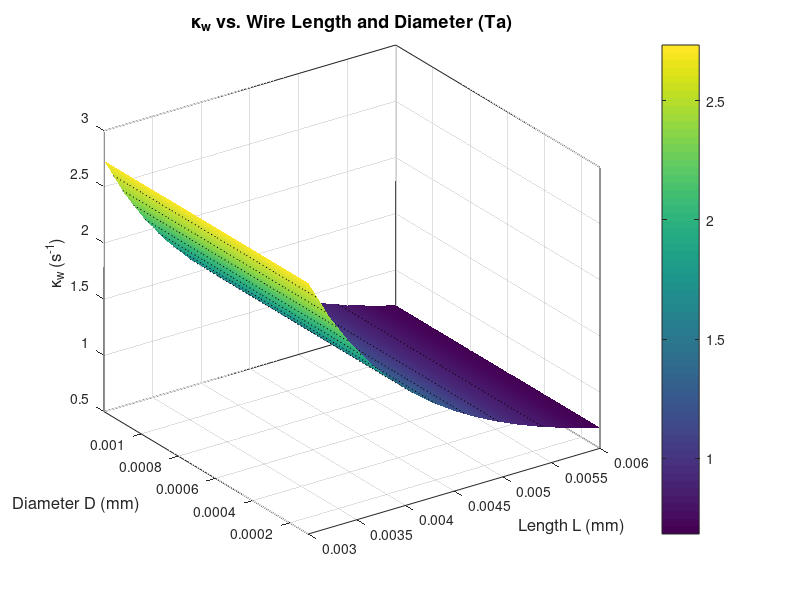
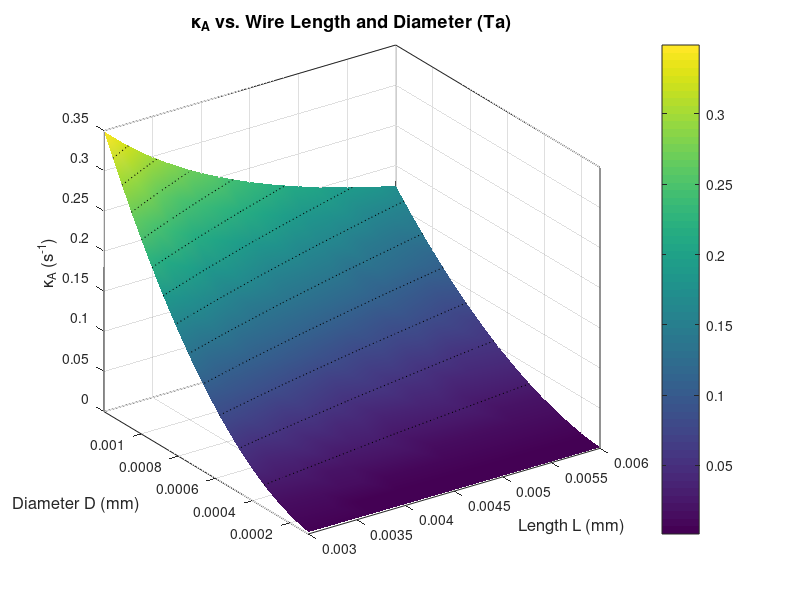

Write the MATLAB code that produced these figures, in order. (Note: this script raises an error after producing the figures.)
%% 9/9 - FIG 3 DERIVE (eq 8 visualization as fct of radius and length of wire; add radiative loss later) 
%9/11 - really just replication of doc's calculations, adjustable wire
%dimensions

molarheatcap_Ta = 25.36; %J/mol K 
atomicmass_Ta = 180.947; %g/mol
length_wire = 0.005; %m, original 0.005 
diameter_wire = 0.0006; %m, original 0.0006
area_wire = pi() * (diameter_wire/2)^2; %2.8 * 10^-7 m^2 

conduct_Ta = 57.5; %W/ m*K
conduct_wire = conduct_Ta * (area_wire/length_wire); %W/K, ~3.3 x 10^-3

density_Ta = 16.678; %g/cm^3
mass_wire = density_Ta * length_wire * area_wire * 10^6;
heatcap_wire = (mass_wire / atomicmass_Ta) * molarheatcap_Ta; 


kapp_w = conduct_wire/heatcap_wire;

%% 9/18 - 3D PLOT OF KAPP_W 

length_wireSPAN = linspace(3/1000, 6/1000, 15);    % wire length [m]
diameter_wireSPAN = linspace(0.1/1000,1.2/1000, 15); % wire diameter [m]
%diameter_wireSPAN = 0.0006;
[length_wireSPAN, diameter_wireSPAN] = meshgrid(length_wireSPAN, diameter_wireSPAN);
area_wireSPAN = pi*(diameter_wireSPAN/2).^2;                 % m^2 cross-sectional area

conduct_wireSPAN = conduct_Ta .* (area_wireSPAN ./ length_wireSPAN);                   % W/K
mass_wireSPAN  = density_Ta .* (length_wireSPAN .* area_wireSPAN) .* 1e6;            % g  (m^3 -> cm^3)
heatcap_wireSPAN = (mass_wireSPAN ./ atomicmass_Ta) .* molarheatcap_Ta; % J/K

% Inverse time constant
kapp_wSPAN = conduct_wireSPAN ./ heatcap_wireSPAN;                  % 1/s

% --- Plot ---
figure('Color','w');
surf(length_wireSPAN, diameter_wireSPAN, kapp_wSPAN);
shading interp; box on; grid on; hold on;
contour3(length_wireSPAN, diameter_wireSPAN, kapp_wSPAN, 12, 'k:', 'LineWidth', 0.8); % iso-kappa lines

xlabel('Length L (mm)', 'FontSize', 12);
ylabel('Diameter D (mm)', 'FontSize', 12);
zlabel('\kappa_w (s^{-1})', 'FontSize', 12);
title('\kappa_w vs. Wire Length and Diameter (Ta)', 'FontSize', 13);
colorbar; view(-35, 28);

% Optional: show Z on log scale if the L-range is wide
% set(gca,'ZScale','log');

% --- (Optional) sanity check: diameter-independence ---
% For any fixed L, kappa_w should be (numerically) constant vs D.
% rel_range = max(kappa_w) - min(kappa_w) along D, normalized by mean
% rr = max(range(kappa_w,1) ./ mean(kappa_w,1));
% fprintf('Max relative variation along D at fixed L: %.2e\n', rr);


%% 9/18 - KAPP_A

ni_radius = 0.005; %m
ni_thick = 0.0002; %m 
ni_density = 8.9 * 10^3; %kg / m^3
mass_crystal = pi() * ni_radius^2 * ni_thick * ni_density; %1.398 * 10^-4 kg
C_ni = 26.07; %J/mol K
atomicmass_Ni = 58.69; %g/mol
heatcap_crystal = C_ni * (mass_crystal*1000)/atomicmass_Ni; %0.0621 J/K

kapp_a = conduct_wire/heatcap_crystal; %0.052 s^-1

%% 9/18 3D PLOT OF KAPP_A
% Inverse time constant
kapp_ASPAN = conduct_wireSPAN ./ heatcap_crystal;                  % 1/s

% --- Plot ---
figure('Color','w');
surf(length_wireSPAN, diameter_wireSPAN, kapp_ASPAN);
shading interp; box on; grid on; hold on;
contour3(length_wireSPAN, diameter_wireSPAN, kapp_ASPAN, 12, 'k:', 'LineWidth', 0.8); % iso-kappa lines

xlabel('Length L (mm)', 'FontSize', 12);
ylabel('Diameter D (mm)', 'FontSize', 12);
zlabel('\kappa_A (s^{-1})', 'FontSize', 12);
title('\kappa_A vs. Wire Length and Diameter (Ta)', 'FontSize', 13);
colorbar; view(-35, 28);



%% SEPT04 RE-DERIVATION OF SECT 3, GIVES FIG 3 

R_gas = 8.314; % J/mol K
T_b = 80; %cooling block temp, K 
%kap_a = 0.049; % k / m_a * c_a, slow inverse time constant, s^-1 
kap_a = kapp_a; % SLOW INVERSE TIME CONSTANT CALCULATED FROM WIRE DIMENSIONS
kap_w = kapp_w; %kappa_w derived from dimensions as opposed to fit
%kap_w = 0.81; % k / m_w * c_w, fast inverse time constant, s^-1 GIVEN 




% GEOMETRY MOD, DISPLACING RHO = 1900 INDEPENDENT OF WIRE DIAMETER
rho_elec_Ta  = 2.2e-7;           % ohm * m (for Ta @ 300K) 1.38 
R     = rho_elec_Ta * length_wire / area_wire;  % ohm 
I_max = 40;                 
rho   = (I_max^2 * R) / heatcap_wire;    % K/s when input=1



%rho = 1900; % GIVEN 'effective wire resistivity for rapid heating, i_max^2 * R / m_w * c_w
fprintf('kappa_w / rho = %4e \n', kap_w/rho);

% time and input
t_on   = 2.0;            % s   heating pulse length
t_end  = 8.0;            % s   simulation horizon
I = @(t) (t < t_on);     % **scaled** current: 1 while on, 0 after


% ODE:  y(1)=T_w (wire), y(2)=T_a (adsorbent/crystal)
odefun = @(t,y) [ ...
    rho*I(t) - kap_w*(y(1) - y(2)) - kap_w*(y(1) - T_b) ;  % dT_w/dt
    kap_a*(y(1) - y(2))                                    % dT_a/dt
];

figure(2);
hold on;

y0 = [200; 200];                 % K  initial wire & crystal temps
opts = odeset('RelTol',1e-9,'AbsTol',1e-9);
[t,y] = ode45(odefun,[0 t_end],y0,opts);
T_w = y(:,1);
T_a = y(:,2);
tI  = linspace(0, t_end, 800);
ItI = arrayfun(I, tI); 
tiledlayout(3,1);  % 1) current, 2) T_wire, 3) T_crystal

% 1) current vs time
nexttile;
stairs(tI, ItI, 'LineWidth', 1.8);
ylim([-0.05 1.05]);
xlabel('time (s)'); ylabel('I(t) (scaled)');
title('Current command'); grid on;

nexttile;
plot(t,T_w,'LineWidth',1.8);
xlabel('time (s)'); ylabel('T_{wire} (K)');
title('T_{wire}(t)'); grid on;

nexttile;
plot(t,T_a,'LineWidth',1.8);
xlabel('time (s)'); ylabel('T_{Ni} (K)');
title('T_{Ni}(t)'); grid on;
hold off;

% (Optional) overlay the input to sanity-check the timing:
% figure; plot(t, arrayfun(I,t)); ylim([-0.1 1.1]); title('Scaled current I(t)');

t_NOLOSS = t;

% ^ CURRENT IS SCALED AS (CURRENT_ACTUAL/CURRENT_MAX)^2

%% 9/16 - OVERLAYING CRYSTAL TEMP VS TIME AND DIAMETER AND ALL 

figure(4);
hold on;
plot(t, T_a, 'LineWidth', 2, ...
     'DisplayName', sprintf('Length = %.2e, Diameter = %.2e', length_wire, diameter_wire));
xlabel('time (s)');
ylabel('T_{Ni} (K)');
title('T_{Ni}(t)');
grid on;
legend show;



%% 9/18 3D PLOT OF MAX RATES 


RSPAN   = rho_elec_Ta .* (length_wireSPAN ./ area_wireSPAN);   % ohm
rhoSPAN = (I_max.^2 .* RSPAN) ./ heatcap_wireSPAN;             % K/s (u=1)

% --- Loop over grid using rhoSPAN values ---
u = @(t) double(t < t_on);

max_dTa = zeros(size(kapp_ASPAN));
for j = 1:numel(kapp_ASPAN)
    kw  = kapp_wSPAN(j);
    ka  = kapp_ASPAN(j);
    rho = rhoSPAN(j);   % geometry-dependent rho

    odefun_j = @(t,y) [ ...
        rho*u(t) - kw*(y(1)-y(2)) - kw*(y(1)-T_b);  % dT_w/dt
        ka*(y(1)-y(2))                               % dT_a/dt
    ];

    [t, y] = ode45(odefun_j, [0 t_end], y0, opts);
    dTa = ka .* (y(:,1) - y(:,2));
    max_dTa(j) = max(dTa);
end

% --- Plot ---
figure('Color','w');
surf(length_wireSPAN*1e3, diameter_wireSPAN*1e3, max_dTa);
shading interp; box on; grid on; hold on;
contour3(length_wireSPAN*1e3, diameter_wireSPAN*1e3, max_dTa, 12, 'k:', 'LineWidth', 0.7);
xlabel('Wire Length (mm)'); ylabel('Wire Diameter (mm)'); zlabel('max dT_{Ni}/dt (K/s)');
title('Max crystal heating rate vs. wire length & diameter (geom. \rho)');
colorbar; view(-35, 28);

%% 9/19 - RADIATIVE LOSS TEST, 2D 
length_wire = 0.01;
diameter_wire = 0.0005;
area_wire = (diameter_wire/2)^2 * pi();

% SEPT04 RE-DERIVATION OF SECT 3, GIVES FIG 3 

R_gas = 8.314; % J/mol K
T_b = 80; %cooling block temp, K 
%kap_a = 0.049; % k / m_a * c_a, slow inverse time constant, s^-1 
kap_a = kapp_a; % SLOW INVERSE TIME CONSTANT CALCULATED FROM WIRE DIMENSIONS
kap_w = kapp_w; %kappa_w derived from dimensions as opposed to fit
%kap_w = 0.81; % k / m_w * c_w, fast inverse time constant, s^-1 GIVEN 

% GEOMETRY MOD, DISPLACING RHO = 1900 INDEPENDENT OF WIRE DIAMETER
rho_elec_Ta  = 2.2e-7;                 % ohm*m (Ta @ ~300 K) DOC ORIGINAL 2.2 * 10^-7
R     = rho_elec_Ta * length_wire / area_wire;   % ohm 
I_max = 40;                 
rho   = (I_max^2 * R) / heatcap_wire;            % K/s when input=1

% ^ CURRENT IS SCALED AS (CURRENT_ACTUAL/CURRENT_MAX)^2
fprintf('kappa_w / rho = %4e \n', kap_w/rho);

% time and input
t_on   = 2.0;            % s   heating pulse length
t_end  = 8.0;            % s   simulation horizon
I = @(t) (t < t_on);     % **scaled** current: 1 while on, 0 after

% ---------- Radiative loss (wire + crystal) ----------
sigma = 5.670374419e-8;  % W/m^2/K^4
T_env = 300;             % K, chamber/walls
eps_w = 0.30;            % wire emissivity (Ta, hot/oxidized ~0.2–0.4)
eps_a = 0.15;            % crystal emissivity (Ni, finish-dependent)

% Crystal area (disk: two faces + rim)
A_crys = 2*pi*ni_radius^2 + 2*pi*ni_radius*ni_thick; % m^2
% Wire lateral area using only length_wire & area_wire:
% D = 2*sqrt(area/pi) => A_wire = circumference*L = pi*D*L = 2*sqrt(pi*area)*L
A_wire = 2*sqrt(pi*area_wire)*length_wire;           % m^2
% -----------------------------------------------------

% ODE:  y(1)=T_w (wire), y(2)=T_a (adsorbent/crystal)
odefun = @(t,y) [ ...
    rho*I(t) ...
  - kap_w*(y(1) - y(2)) - kap_w*(y(1) - T_b) ...
  - eps_w*sigma*A_wire * ( y(1).^4 - T_env^4 ) / heatcap_wire ;          % wire radiation
    kap_a*(y(1) - y(2)) ...
  - eps_a*sigma*A_crys * ( y(2).^4 - T_env^4 ) / heatcap_crystal         % crystal radiation
];

figure(2);
hold on;

y0 = [200; 200];                 % K  initial wire & crystal temps
opts = odeset('RelTol',1e-9,'AbsTol',1e-9);
[t_LOSS,y] = ode45(odefun,[0 t_end],y0,opts);
T_w_LOSS = y(:,1);
T_a_LOSS = y(:,2);
tI  = linspace(0, t_end, 800);
ItI = arrayfun(I, tI); 
tiledlayout(3,1);  % 1) current, 2) T_wire, 3) T_crystal

% 1) current vs time
nexttile;
stairs(tI, ItI, 'LineWidth', 1.8);
ylim([-0.05 1.05]);
xlabel('time (s)'); ylabel('I(t) (scaled)');
title('Current command'); grid on;

nexttile;
plot(t_LOSS,T_w_LOSS,'LineWidth',1.8);
xlabel('time (s)'); ylabel('T_{wire} (K)');
title('T_{wire}(t)'); grid on;

nexttile;
plot(t_LOSS,T_a_LOSS,'LineWidth',1.8);
xlabel('time (s)'); ylabel('T_{Ni} (K)');
title('T_{Ni}(t)'); grid on;
hold off;

figure(3); hold on;
plot(t_LOSS, T_a_LOSS);



%% 9/19 - MULTIPLE WIRES + RADIATIVE LOSS TEST, 2D
% WORKS - Ta's actual resistivity + considering multiple wires WRT 6a, 6b
% check out with Fig 3 
diameter_wire = 6e-4; %m
area_wire = (diameter_wire/2)^2 * pi(); %m^2
length_wire = 0.005; %m
n_wires = 4;  % set number of identical wires in parallel

% Electrical: R_total = R_single / n, Heat capacity: Cw_total = n * Cw_single
rho_elec_Ta  = 1.38e-7;                              % ohm*m (Ta @ ~300 K)
R_single     = rho_elec_Ta * length_wire / area_wire;
R_total      = R_single;

I_max_total  = 40 /  (n_wires/2);                                  % total available current (A)
Cw_total     =  heatcap_wire;

% Heating parameter with fixed TOTAL current budget:
rho = (I_max_total^2 * R_total) / Cw_total;         % = I_max^2 * R_single / (n^2 * Cw_single)

% Radiative area scales with n (lateral area only, same geometry as before)
A_wire_single = 2*sqrt(pi*area_wire)*length_wire;   % m^2
A_wire_total  = n_wires * A_wire_single;            % m^2

fprintf('n_wires=%d  |  kappa_w/rho = %4e \n', n_wires, kap_w/rho);

% ---- ODE with radiation (wire uses total area & total heat capacity) ----
sigma = 5.670374419e-8;  % W/m^2/K^4
T_env = 300;             % K
eps_w = 0.30;            % Ta wire emissivity
eps_a = 0.15;            % Ni crystal emissivity

A_crys = 2*pi*ni_radius^2 + 2*pi*ni_radius*ni_thick; % m^2

I = @(t) (t < t_on);
%{
odefun = @(t,y) [ ...
    rho*I(t) ...
  - kap_w*(y(1) - y(2)) - kap_w*(y(1) - T_b) ...
  - eps_w*sigma*A_wire_total * ( y(1).^4 - T_env^4 ) / Cw_total ;           % wire radiation (n wires)
    kap_a*(y(1) - y(2)) * n_wires ...
  - eps_a*sigma*A_crys * ( y(2).^4 - T_env^4 ) / heatcap_crystal            % crystal radiation
];
%}

odefun = @(t,y) [ ...
    (R*I(t) * (20 ^2/2)...
  - conduct_wire*(y(1) - y(2)) - conduct_wire*(y(1) - T_b)) / heatcap_wire ...
  - eps_w*sigma*A_wire_total * ( y(1).^4 - T_env^4 ) / Cw_total  ;          % wire radiation (n wires)
    (conduct_wire *(y(1) - y(2)) * n_wires)/ heatcap_crystal ...
  - eps_a*sigma*A_crys * ( y(2).^4 - T_env^4 ) / heatcap_crystal       % crystal radiation
];



% ---- Integrate and plot (unchanged below) ----
figure(4); hold on;
y0 = [200; 200];                 % K
opts = odeset('RelTol',1e-9,'AbsTol',1e-9);
[t,y] = ode45(odefun,[0 t_end],y0,opts);
T_w = y(:,1); T_a = y(:,2);

tI  = linspace(0, t_end, 800);
ItI = arrayfun(I, tI);
tiledlayout(3,1);
nexttile; stairs(tI, ItI, 'LineWidth', 1.8); ylim([-0.05 1.05]);
xlabel('time (s)'); ylabel('I(t) (scaled)'); title('Current command'); grid on;

nexttile; plot(t,T_w,'LineWidth',1.8);
xlabel('time (s)'); ylabel('T_{wire} (K)'); title('T_{wire}(t)'); grid on;

nexttile; plot(t,T_a,'LineWidth',1.8);
xlabel('time (s)'); ylabel('T_{Ni} (K)'); title('T_{Ni}(t)'); grid on; hold off;

%% 


% ---- Sweep ranges ----
L_span = linspace(1e-3, 20e-3, 45);        % wire length [m]
D_span = linspace(0.10e-3, 1.20e-3, 45);   % wire diameter [m]
[LL, DD] = meshgrid(L_span, D_span);

% ---- Constants (reused from your script or defined here) ----
sigma  = 5.670374419e-8;   % Stefan–Boltzmann [W/m^2/K^4]
T_env  = 300;              % [K]
eps_w  = 0.30;             % Ta wire emissivity
eps_a  = 0.15;             % Ni crystal emissivity
rho_elec_Ta = 1.38e-7;     % [ohm*m] Ta @ ~300 K
A_crys = 2*pi*ni_radius^2 + 2*pi*ni_radius*ni_thick; % crystal area [m^2]

% Total current budget (your convention)
I_max_total = 40 / (n_wires/2);   % [A] (kept from your snippet)

% Preallocate
max_dTa = zeros(size(LL));

% Solver settings
opts = odeset('RelTol',1e-7,'AbsTol',1e-8,'MaxStep',t_end/400);

% Drive (scaled "power command" à la DeAngelis: l(t) = [i/imax]^2)
I = @(t) double(t < t_on);  % 0/1 step

for r = 1:size(LL,1)
  for c = 1:size(LL,2)
    Lw = LL(r,c);                 % current length [m]
    Dw = DD(r,c);                 % current diameter [m]
    Aw = pi*(Dw/2).^2;           % cross-section [m^2]

    % Per-wire properties
    conduct_wire_1 = conduct_Ta * (Aw / Lw);  % W/K (Fourier lumped)
    mass_wire_g    = density_Ta * (Lw*Aw) * 1e6; % g  (m^3→cm^3)
    Cw_1           = (mass_wire_g / atomicmass_Ta) * molarheatcap_Ta; % J/K

    % Parallel wires
    conduct_total  = n_wires * conduct_wire_1;      % W/K to crystal (sum of links)
    Cw_total       = n_wires * Cw_1;                % J/K
    R_single       = rho_elec_Ta * (Lw / Aw);       % ohms
    R_total        = R_single / n_wires;            % parallel
    A_wire_total   = n_wires * (pi*Dw * Lw);        % lateral area ~ circumference*length

    % Heating parameter (scaled feedforward style): dT_w/dt term = rho_ff * I(t)
    rho_ff = (I_max_total^2 * R_total) / Cw_total;  % [K/s] per unit I(t) (0..1)

    % ODE (y1 = T_w, y2 = T_a)
    odefun = @(t,y) [ ...
      rho_ff*I(t) ...                                              % + Joule heating into wires
      - (conduct_total*(y(1)-y(2)) + conduct_total*(y(1)-T_b)) / Cw_total ... % conduction to crystal & block
      - eps_w*sigma*A_wire_total*(y(1).^4 - T_env^4)/Cw_total ;    % radiation from wires
      ...
      (conduct_total*(y(1)-y(2)))/heatcap_crystal ...               % conduction into crystal
      - eps_a*sigma*A_crys*(y(2).^4 - T_env^4)/heatcap_crystal      % crystal radiation
    ];

    % Integrate
    y0 = [T_b; T_b];
    [t_sol, y_sol] = ode45(odefun, [0 t_end], y0, opts);
    Tw = y_sol(:,1);  Ta = y_sol(:,2);

    % Instantaneous crystal heating rate (from the same RHS)
    dTa_dt = (conduct_total*(Tw - Ta))/heatcap_crystal ...
           - eps_a*sigma*A_crys*(Ta.^4 - T_env^4)/heatcap_crystal;  % [K/s]

    % Store maximum
    max_dTa(r,c) = max(dTa_dt);
  end
end

% ---- 3D contour plot ----
figure('Color','w');
L_mm = LL*1e3;   % x-axis in mm
D_mm = DD*1e3;   % y-axis in mm
contour3(L_mm, D_mm, max_dTa, 24, 'LineWidth', 1.2);
grid on; box on;
xlabel('Wire length L (mm)');
ylabel('Wire diameter D (mm)');
zlabel('Max dT_{a}/dt (K/s)');
title('Max crystal heating rate vs wire length & diameter (n-wires in parallel)');
view(45, 28);
colorbar; % optional, gives a scalar key for contour heights



%% 9/19 RADIATIVE LOSS TEST 3D, ONE WIRE 



RSPAN   = rho_elec_Ta .* (length_wireSPAN ./ area_wireSPAN);   % ohm
rhoSPAN = (I_max.^2 .* RSPAN) ./ heatcap_wireSPAN;             % K/s (u=1)

% --- Loop over grid using rhoSPAN values ---
u = @(t) double(t < t_on);

max_dTa = zeros(size(kapp_ASPAN));
for j = 1:numel(kapp_ASPAN)
    kw  = kapp_wSPAN(j);
    ka  = kapp_ASPAN(j);
    rho = rhoSPAN(j);   % geometry-dependent rho

    odefun_j = @(t,y) [ ...
        rho*u(t) - kw*(y(1)-y(2)) - kw*(y(1)-T_b);  % dT_w/dt
        ka*(y(1)-y(2))                               % dT_a/dt
    ];

    [t, y] = ode45(odefun_j, [0 t_end], y0, opts);
    dTa = ka .* (y(:,1) - y(:,2));
    max_dTa(j) = max(dTa);
end

% --- Plot ---
figure('Color','w');
surf(length_wireSPAN*1e3, diameter_wireSPAN*1e3, max_dTa);
shading interp; box on; grid on; hold on;
contour3(length_wireSPAN*1e3, diameter_wireSPAN*1e3, max_dTa, 12, 'k:', 'LineWidth', 0.7);
xlabel('Wire Length (mm)'); ylabel('Wire Diameter (mm)'); zlabel('max dT_{Ni}/dt (K/s)');
title('Max crystal heating rate vs. wire length & diameter (geom. \rho)');
colorbar; view(-35, 28);


%% Max crystal heating rate vs wire diameter (L fixed at original)

% ---- Sweep range (diameter only) ----
D_span = linspace(0.10e-3, 1.20e-3, 60);   % [m] adjust as needed
L_fix  = 5e-3;                              % [m] original length

% ---- Constants reused from your script ----
sigma  = 5.670374419e-8;                    % W/m^2/K^4
T_env  = 300;                               % K
eps_w  = 0.30;                              % Ta wire emissivity
eps_a  = 0.15;                              % Ni crystal emissivity
rho_elec_Ta = 1.38e-7;                      % ohm*m (Ta ~300 K)
A_crys = 2*pi*ni_radius^2 + 2*pi*ni_radius*ni_thick;  % crystal area [m^2]

% Current budget convention from your snippet
I_max_total = 40 / (n_wires/2);             % [A]

% Preallocate
max_dTa = zeros(size(D_span));

% Solver settings
opts = odeset('RelTol',1e-7,'AbsTol',1e-8,'MaxStep',t_end/400);

% Drive (scaled 0/1 step)
I = @(t) double(t < t_on);

for k = 1:numel(D_span)
    Dw = D_span(k);                         % current diameter [m]
    Lw = L_fix;                             % fixed length [m]
    Aw = pi*(Dw/2).^2;                      % cross-section [m^2]

    % Per-wire properties
    conduct_wire_1 = conduct_Ta * (Aw / Lw);               % W/K
    mass_wire_g    = density_Ta * (Lw*Aw) * 1e6;           % g  (m^3 -> cm^3)
    Cw_1           = (mass_wire_g / atomicmass_Ta) * molarheatcap_Ta; % J/K

    % Parallel wires
    conduct_total  = n_wires * conduct_wire_1;             % W/K
    Cw_total       = n_wires * Cw_1;                       % J/K
    R_single       = rho_elec_Ta * (Lw / Aw);              % ohms
    R_total        = R_single / n_wires;                   % parallel
    A_wire_total   = n_wires * (pi*Dw * Lw);               % lateral area

    % Heating parameter for scaled step input
    rho_ff = (I_max_total^2 * R_total) / Cw_total;         % K/s per unit I(t)

    % ODE: y = [T_w; T_a]
    odefun = @(t,y) [ ...
        rho_ff*I(t) ...
      - (conduct_total*(y(1)-y(2)) + conduct_total*(y(1)-T_b)) / Cw_total ...
      - eps_w*sigma*A_wire_total*(y(1).^4 - T_env^4)/Cw_total ;
        (conduct_total*(y(1)-y(2)))/heatcap_crystal ...
      - eps_a*sigma*A_crys*(y(2).^4 - T_env^4)/heatcap_crystal ...
    ];

    % Integrate
    y0 = [T_b; T_b];
    [t_sol, y_sol] = ode45(odefun, [0 t_end], y0, opts);
    Tw = y_sol(:,1);  Ta = y_sol(:,2);

    % Crystal heating rate (consistent with RHS)
    dTa_dt = (conduct_total*(Tw - Ta))/heatcap_crystal ...
           - eps_a*sigma*A_crys*(Ta.^4 - T_env^4)/heatcap_crystal;

    % Record max
    max_dTa(k) = max(dTa_dt);
end

% ---- Plot ----
figure('Color','w');
plot(D_span*1e6, max_dTa, 'LineWidth', 1.8);
grid on; box on;
xlabel('Wire diameter D (\mum)');
ylabel('Max dT_{a}/dt (K/s)');
title(sprintf('Max crystal heating rate vs wire diameter (L = %.1f mm, n = %d)', L_fix*1e3, n_wires));
